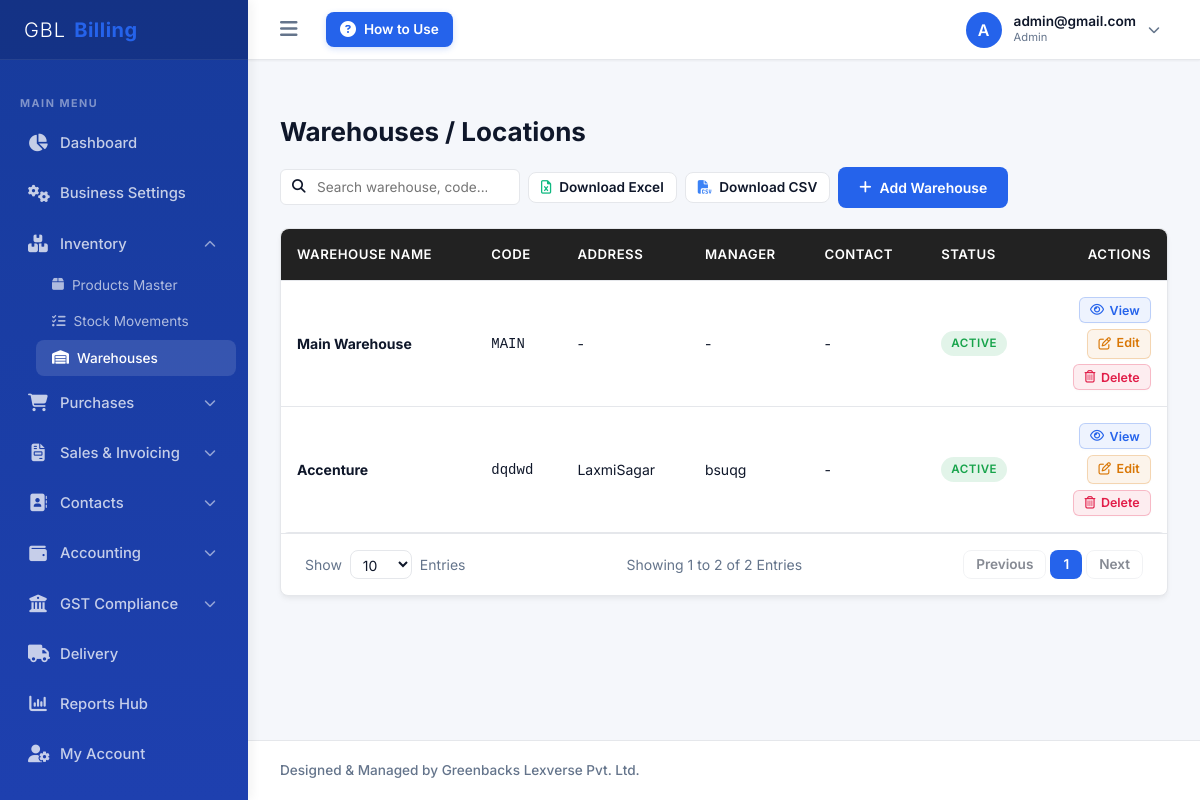
The page /company/warehouses/ (signed in) on the database its author committed.
### billing/models.py (models this page shows, shortened)
class CustomUser(AbstractUser):
    ROLE_CHOICES = [
        ('SUPERADMIN', 'System Superadmin'),  # For Admin Panel Owner
        ('ADMIN', 'Company Admin'),           # Company Owner
        ('ACCOUNTANT', 'Accountant'),
        ('BILLING_STAFF', 'Billing Staff'),
        ('SALES_STAFF', 'Sales Staff'),
        ('INVENTORY_STAFF', 'Inventory Staff'),
    ]
    company = models.ForeignKey(Company, on_delete=models.CASCADE, null=True, blank=True, related_name='users')
    role = models.CharField(max_length=20, choices=ROLE_CHOICES, default='ADMIN')
    mobile = models.CharField(max_length=15, blank=True, null=True)
    profile_photo = models.ImageField(upload_to='profile_photos/', blank=True, null=True)
    updated_at = models.DateTimeField(auto_now=True, null=True)
    def get_profile_photo_url(self):
        if self.profile_photo:
            try:
                timestamp = int(self.updated_at.timestamp()) if self.updated_at else 1
                return f"{self.profile_photo.url}?v={timestamp}"
            except Exception:
                return self.profile_photo.url
        return None

class Warehouse(models.Model):
    company = models.ForeignKey(Company, on_delete=models.CASCADE)
    name = models.CharField(max_length=100)
    code = models.CharField(max_length=20)
    address = models.TextField(blank=True, null=True)
    manager = models.CharField(max_length=100, blank=True, null=True)
    contact = models.CharField(max_length=15, blank=True, null=True)
    is_active = models.BooleanField(default=True)

### billing/views.py (the view, shortened to what this page needs)
# urls.py: path('company/warehouses/', views.WarehouseListView.as_view(), name='warehouse_list'),
class WarehouseListView(CompanyRequiredMixin, CompanyQuerySetMixin, PaginationMixin, ListView):
    model = Warehouse
    template_name = 'company/warehouse_list.html'
    context_object_name = 'warehouses'
    def get_queryset(self):
        qs = super().get_queryset().filter(is_active=True)
        search = self.request.GET.get('search')
        return qs

### billing/context_processors.py (called while the page is built)
def global_gst_states(request):
    return {
        'indian_states': INDIAN_STATES_AND_UTS,
    }

### billing/mixins.py (called while the page is built)
    def dispatch(self, request, *args, **kwargs):
        if not request.user.is_authenticated:
            return self.handle_no_permission()
        if request.user.role == 'SUPERADMIN':
            raise PermissionDenied("System Superadmins cannot access Company Panel.")
        if not request.user.company or not request.user.company.is_active:
            raise PermissionDenied("You do not belong to an active business account.")
        company = request.user.company
        if company.subscription_status == 'SUSPENDED':
            raise PermissionDenied("Your business subscription is suspended. Please contact admin.")
        return super().dispatch(request, *args, **kwargs)

    def get_queryset(self):
        queryset = super().get_queryset()
        return queryset.filter(company=self.request.user.company)

    def get_paginate_by(self, queryset):
        try:
            limit = int(self.request.GET.get('entries', 10))
            if limit in [10, 25, 50, 100]:
                return limit
        except (ValueError, TypeError):
            pass
        return 10

    def get_context_data(self, **kwargs):
        context = super().get_context_data(**kwargs)
        context['entries'] = self.request.GET.get('entries', '10')
        return context

### templates/company/warehouse_list.html (shortened to what this page needs)
{% extends 'base_company.html' %}
{% block sub_warehouses %}sub-item-active{% endblock %}
{% block content %}
<div class="page-header" style="display: flex; justify-content: space-between; align-items: center; flex-wrap: wrap; gap: 1rem;">
    <h1 class="page-title" style="margin: 0;">Warehouses / Locations</h1>
    <div style="display: flex; gap: 0.5rem; align-items: center; flex-wrap: wrap;">
        {% include 'common_table_search.html' with placeholder="Search warehouse, code..." %}
        <button type="button" class="btn btn-secondary" onclick="exportTableData('excel', 'Warehouses_List')" style="font-size: 0.85rem; padding: 0.4rem 0.75rem;" title="Download Excel">
            <i class="fa-regular fa-file-excel" style="color: #10b981;"></i> Download Excel
        </button>
        <button type="button" class="btn btn-secondary" onclick="exportTableData('csv', 'Warehouses_List')" style="font-size: 0.85rem; padding: 0.4rem 0.75rem;" title="Download CSV">
            <i class="fa-solid fa-file-csv" style="color: #3b82f6;"></i> Download CSV
        </button>
        <a href="{% url 'warehouse_add' %}" class="btn btn-primary">
            <i class="fa-solid fa-plus"></i> Add Warehouse
        </a>
    </div>
</div>
<div class="table-container-ajax" id="table-container">
<div class="card-container">
    <div class="table-responsive">
        <table class="custom-table">
            <thead>
                <tr>
                    <th>Warehouse Name</th>
                    <th>Code</th>
                    <th>Address</th>
                    <th>Manager</th>
                    <th>Contact</th>
                    <th>Status</th>
                    <th style="text-align: right;">Actions</th>
                </tr>
            </thead>
            <tbody>
                {% for wh in warehouses %}
                    <tr>
                        <td><strong>{{ wh.name }}</strong></td>
                        <td><code>{{ wh.code }}</code></td>
                        <td>{{ wh.address|default:"-" }}</td>
                        <td>{{ wh.manager|default:"-" }}</td>
                        <td>{{ wh.contact|default:"-" }}</td>
                        <td>
                            <span class="badge {% if wh.is_active %}badge-success{% else %}badge-danger{% endif %}">
                                {% if wh.is_active %}Active{% else %}Inactive{% endif %}
                            </span>
                        </td>
                        <td style="text-align: right;">
                            <div style="display: flex; flex-direction: column; gap: 0.35rem; align-items: flex-end;">
                                <button type="button" onclick="openWarehouseViewModal('{{ wh.id }}')" class="btn-action-view" title="View Details">
                                    <i class="fa-regular fa-eye"></i> View
                                </button>
                                <a href="{% url 'warehouse_edit' wh.id %}" class="btn-action-edit" title="Edit Warehouse">
                                    <i class="fa-regular fa-pen-to-square"></i> Edit
                                </a>
                                <button type="button" onclick="triggerGlobalDelete('/api/delete/warehouse/{{ wh.id }}/', '{{ wh.name }}')" class="btn-action-delete" title="Delete Warehouse">
                                    <i class="fa-regular fa-trash-can"></i> Delete
                                </button>
                            </div>
                        </td>
                    </tr>
                {% empty %}
                    <tr>
                        <td colspan="7" style="text-align: center; color: var(--muted-foreground); padding: 2rem;">No warehouses found.</td>
                    </tr>
                {% endfor %}
            </tbody>
        </table>
    </div>
    {% include 'common_pagination.html' %}
</div>
</div>
{% endblock %}

### templates/base.html (shortened to what this page needs)
{% load static %}
<!DOCTYPE html>
<html lang="en">
<head>
    <link href="https://cdnjs.cloudflare.com/ajax/libs/font-awesome/6.4.0/css/all.min.css" rel="stylesheet">
    <link rel="stylesheet" href="{% static 'css/styles.css' %}">
</head>
<body>
    <div class="app-container">
        <aside class="sidebar" id="sidebar">
            <div class="sidebar-header">
                <div class="sidebar-logo">
                    <span style="color: #ffffff; font-weight: 300; letter-spacing: 1px;">GBL</span><span style="color: #2563eb; font-weight: 700; letter-spacing: 0.5px;">Billing</span>
                </div>
            </div>
            <ul class="sidebar-menu">
                {% block sidebar_menu %}{% endblock %}
            </ul>
        </aside>
        <div class="main-wrapper">
            <header class="app-header">
                <div class="header-left">
                    <button type="button" class="toggle-sidebar-btn" id="toggle-sidebar" onclick="toggleAppSidebar(event)" title="Toggle Sidebar">
                        <i class="fa-solid fa-bars"></i>
                    </button>
                    <a href="{% url 'how_to_use' %}" class="btn-how-to-use" title="How to Use - User Guide">
                        <i class="fa-solid fa-circle-question"></i>
                        <span>How to Use</span>
                    </a>
                </div>
                <div class="header-right">
                    <div class="profile-trigger-container" id="profile-area">
                        <div class="user-profile" id="profile-btn">
                            <div class="user-avatar" id="header-user-avatar-box">
                                {% if request.user.get_profile_photo_url %}
                                    <img id="header-user-avatar" src="{{ request.user.get_profile_photo_url }}" alt="Profile" style="width: 100%; height: 100%; object-fit: cover; border-radius: 50%;">
                                {% else %}
                                    <span id="header-user-initial">{{ request.user.username|slice:":1"|upper }}</span>
                                {% endif %}
                            </div>
                            <div class="user-info-text">
                                <div style="font-size: 0.85rem; font-weight: 600; line-height: 1.2;">{{ request.user.username }}</div>
                                <div style="font-size: 0.7rem; color: var(--muted); text-transform: capitalize;">{{ request.user.role|lower }}</div>
                            </div>
                            <i class="fa-solid fa-chevron-down dropdown-arrow"></i>
                        </div>
                    </div>
                </div>
            </header>
            <main class="content-body">
                {% block content %}{% endblock %}
            </main>
            <footer class="app-footer">
                <div style="font-size: 0.85rem; font-weight: 500;">Designed & Managed by Greenbacks Lexverse Pvt. Ltd.</div>
            </footer>
        </div>
    </div>
</body>
</html>

### rows shown on the page
CustomUser: user.username "A", user.username "admin@gmail.com", user.role "Admin"
Warehouse: name "Main Warehouse", code "MAIN", address "-", manager "-", contact "-", is_active "ACTIVE"
Warehouse: name "Accenture", code "dqdwd", address "LaxmiSagar", manager "bsuqg", contact "-", is_active "ACTIVE"

### other values the page prints
{{ page_obj.start_index }} "1"
{{ page_obj.end_index }} "2"
{{ page_obj.paginator.count }} "2"
{{ num }} "1"
